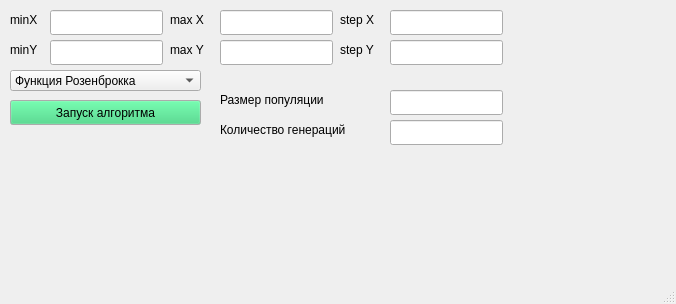
<?xml version="1.0" encoding="UTF-8"?>
<ui version="4.0">
 <class>MainWindow</class>
 <widget class="QMainWindow" name="MainWindow">
  <property name="geometry">
   <rect>
    <x>0</x>
    <y>0</y>
    <width>676</width>
    <height>304</height>
   </rect>
  </property>
  <property name="windowTitle">
   <string>Генетика</string>
  </property>
  <widget class="QWidget" name="centralwidget">
   <widget class="QLineEdit" name="x_min">
    <property name="geometry">
     <rect>
      <x>50</x>
      <y>10</y>
      <width>113</width>
      <height>25</height>
     </rect>
    </property>
   </widget>
   <widget class="QLineEdit" name="y_min">
    <property name="geometry">
     <rect>
      <x>50</x>
      <y>40</y>
      <width>113</width>
      <height>25</height>
     </rect>
    </property>
   </widget>
   <widget class="QLabel" name="label">
    <property name="geometry">
     <rect>
      <x>10</x>
      <y>10</y>
      <width>41</width>
      <height>20</height>
     </rect>
    </property>
    <property name="text">
     <string>minX</string>
    </property>
   </widget>
   <widget class="QLabel" name="label_2">
    <property name="geometry">
     <rect>
      <x>10</x>
      <y>40</y>
      <width>41</width>
      <height>20</height>
     </rect>
    </property>
    <property name="text">
     <string>minY</string>
    </property>
   </widget>
   <widget class="QComboBox" name="comboBox_Function">
    <property name="geometry">
     <rect>
      <x>10</x>
      <y>70</y>
      <width>191</width>
      <height>21</height>
     </rect>
    </property>
    <item>
     <property name="text">
      <string>Функция Розенброкка</string>
     </property>
    </item>
    <item>
     <property name="text">
      <string>Функция Химмельблау</string>
     </property>
    </item>
    <item>
     <property name="text">
      <string>Функция Экли</string>
     </property>
    </item>
    <item>
     <property name="text">
      <string>Функция Изома</string>
     </property>
    </item>
    <item>
     <property name="text">
      <string>Функция Хольдера</string>
     </property>
    </item>
   </widget>
   <widget class="QPushButton" name="pushButton">
    <property name="geometry">
     <rect>
      <x>10</x>
      <y>100</y>
      <width>191</width>
      <height>25</height>
     </rect>
    </property>
    <property name="palette">
     <palette>
      <active>
       <colorrole role="WindowText">
        <brush brushstyle="SolidPattern">
         <color alpha="255">
          <red>0</red>
          <green>0</green>
          <blue>0</blue>
         </color>
        </brush>
       </colorrole>
       <colorrole role="Button">
        <brush brushstyle="SolidPattern">
         <color alpha="255">
          <red>51</red>
          <green>209</green>
          <blue>122</blue>
         </color>
        </brush>
       </colorrole>
      </active>
      <inactive>
       <colorrole role="WindowText">
        <brush brushstyle="SolidPattern">
         <color alpha="255">
          <red>0</red>
          <green>0</green>
          <blue>0</blue>
         </color>
        </brush>
       </colorrole>
       <colorrole role="Button">
        <brush brushstyle="SolidPattern">
         <color alpha="255">
          <red>51</red>
          <green>209</green>
          <blue>122</blue>
         </color>
        </brush>
       </colorrole>
      </inactive>
      <disabled>
       <colorrole role="WindowText">
        <brush brushstyle="SolidPattern">
         <color alpha="255">
          <red>190</red>
          <green>190</green>
          <blue>190</blue>
         </color>
        </brush>
       </colorrole>
       <colorrole role="Button">
        <brush brushstyle="SolidPattern">
         <color alpha="255">
          <red>51</red>
          <green>209</green>
          <blue>122</blue>
         </color>
        </brush>
       </colorrole>
      </disabled>
     </palette>
    </property>
    <property name="text">
     <string>Запуск алгоритма</string>
    </property>
   </widget>
   <widget class="QLineEdit" name="pop_size">
    <property name="geometry">
     <rect>
      <x>390</x>
      <y>90</y>
      <width>113</width>
      <height>25</height>
     </rect>
    </property>
   </widget>
   <widget class="QLineEdit" name="generations">
    <property name="geometry">
     <rect>
      <x>390</x>
      <y>120</y>
      <width>113</width>
      <height>25</height>
     </rect>
    </property>
   </widget>
   <widget class="QLabel" name="label_4">
    <property name="geometry">
     <rect>
      <x>220</x>
      <y>90</y>
      <width>141</width>
      <height>20</height>
     </rect>
    </property>
    <property name="text">
     <string>Размер популяции</string>
    </property>
   </widget>
   <widget class="QLabel" name="label_6">
    <property name="geometry">
     <rect>
      <x>220</x>
      <y>120</y>
      <width>161</width>
      <height>20</height>
     </rect>
    </property>
    <property name="text">
     <string>Количество генераций</string>
    </property>
   </widget>
   <widget class="QLineEdit" name="y_max">
    <property name="geometry">
     <rect>
      <x>220</x>
      <y>40</y>
      <width>113</width>
      <height>25</height>
     </rect>
    </property>
   </widget>
   <widget class="QLineEdit" name="x_max">
    <property name="geometry">
     <rect>
      <x>220</x>
      <y>10</y>
      <width>113</width>
      <height>25</height>
     </rect>
    </property>
   </widget>
   <widget class="QLabel" name="label_3">
    <property name="geometry">
     <rect>
      <x>170</x>
      <y>10</y>
      <width>51</width>
      <height>20</height>
     </rect>
    </property>
    <property name="text">
     <string>max X</string>
    </property>
   </widget>
   <widget class="QLabel" name="label_7">
    <property name="geometry">
     <rect>
      <x>170</x>
      <y>40</y>
      <width>51</width>
      <height>20</height>
     </rect>
    </property>
    <property name="text">
     <string>max Y</string>
    </property>
   </widget>
   <widget class="QLineEdit" name="y_step">
    <property name="geometry">
     <rect>
      <x>390</x>
      <y>40</y>
      <width>113</width>
      <height>25</height>
     </rect>
    </property>
   </widget>
   <widget class="QLineEdit" name="x_step">
    <property name="geometry">
     <rect>
      <x>390</x>
      <y>10</y>
      <width>113</width>
      <height>25</height>
     </rect>
    </property>
   </widget>
   <widget class="QLabel" name="label_8">
    <property name="geometry">
     <rect>
      <x>340</x>
      <y>10</y>
      <width>51</width>
      <height>20</height>
     </rect>
    </property>
    <property name="text">
     <string>step X</string>
    </property>
   </widget>
   <widget class="QLabel" name="label_9">
    <property name="geometry">
     <rect>
      <x>340</x>
      <y>40</y>
      <width>51</width>
      <height>20</height>
     </rect>
    </property>
    <property name="text">
     <string>step Y</string>
    </property>
   </widget>
  </widget>
  <widget class="QMenuBar" name="menubar">
   <property name="geometry">
    <rect>
     <x>0</x>
     <y>0</y>
     <width>676</width>
     <height>22</height>
    </rect>
   </property>
  </widget>
  <widget class="QStatusBar" name="statusbar"/>
 </widget>
 <tabstops>
  <tabstop>x_min</tabstop>
  <tabstop>x_max</tabstop>
  <tabstop>x_step</tabstop>
  <tabstop>y_min</tabstop>
  <tabstop>y_max</tabstop>
  <tabstop>y_step</tabstop>
  <tabstop>pop_size</tabstop>
  <tabstop>generations</tabstop>
  <tabstop>comboBox_Function</tabstop>
  <tabstop>pushButton</tabstop>
 </tabstops>
 <resources/>
 <connections/>
</ui>
